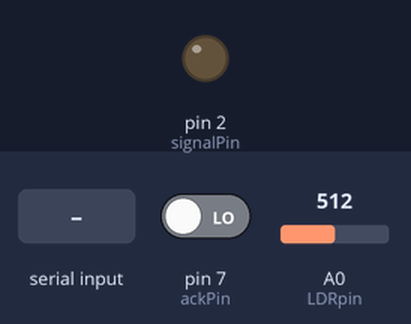
The sketch below on a simulated Arduino Uno, built with avr-gcc and run on an emulated ATmega328P. On the bench: output pins drawn as LEDs (lit = HIGH). The inputs (shaded band) are chosen by the test bench; at power-on: pin 7 (ackPin) LOW, A0 (LDRpin) = 512. What the sketch prints to the serial monitor is not drawn.

Above: at 3.2 s.
3.3 s: pin 7 (ackPin) driven HIGH
At 3.9 s:
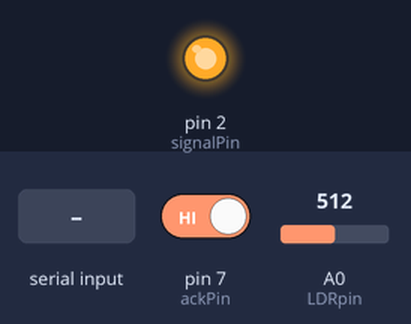
4.8 s: pin 7 (ackPin) driven LOW
7.8 s: "k\n" received over Serial
9.3 s: byte 10 ('\n') received over Serial
Timing chart, 0 to 12.3 s (numbered marks = the images above; inputs shaded):
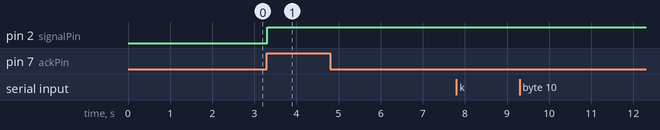

Measured:
- after the input at 3.3 s, pin 2 (signalPin): LOW → HIGH at once
- after the input at 4.8 s, every drawn part: stays the same
- after the input at 7.8 s, every drawn part: stays the same
- after the input at 9.3 s, every drawn part: stays the same

The sketch:

parcelDetector.ino
```cpp
#define LDRpin A0
#define signalPin 2
#define ackPin 7

#define settleSize 100
#define settleTime 10

int val;

int backgroundVal;
int thresh = 10;

String inputString = "";
boolean stringComplete = false;


void setup()
{
	Serial.begin(9600);
	pinMode(signalPin, OUTPUT);
	pinMode(ackPin, INPUT);

	inputString.reserve(200);

	settle();


}

void loop()
{
	detect();
	commandEvent();
	getCommand();

	// val = analogRead(LDRpin);
	// Serial.println(val);
	// delay(50);
}

void settle()
{
	int settleBit = 0;
	int vals[settleSize];
	int valSum;
	int valAvg1, valAvg2;

	while (settleBit != 1)
	{
		valSum = 0;

		for (int i=0; i<settleSize; i++)
		{
			vals[i] = analogRead(LDRpin);
			valSum += vals[i];
			delay(settleTime);
		}

		valAvg1 = valSum / settleSize;

		valSum = 0;

		for (int i=0; i<settleSize; i++)
		{
			vals[i] = analogRead(LDRpin);
			valSum += vals[i];
			delay(settleTime);
		}

		valAvg2 = valSum / settleSize;

		if((valAvg1 - valAvg2) < 5)
		{
			settleBit = 1;
			backgroundVal = ((valAvg2 + valAvg1) / 2);
			break;
		}

		else
		{
			Serial.println("Settle Failed");
		}
	}

	Serial.println("Settled");
	Serial.print(backgroundVal);
}

void detectTest()
{
	int setBit = 0;

	while(setBit != 1)
	{
		val = analogRead(LDRpin);

		if (val > (backgroundVal + thresh))
		{
			Serial.println("Sample Detected");
			setBit = 1;
		}


	}
}

void detect()
{
	while(digitalRead(ackPin))
	{
		val = analogRead(LDRpin);

		if (val > (backgroundVal + thresh))
		{
			digitalWrite(signalPin, HIGH);
		}

		else
		{
			digitalWrite(signalPin, LOW);
		}
	}

	Serial.println("Detect OFF");
}

void commandEvent()
{
	while (Serial.available())
	{
		char inChar = (char)Serial.read();
		inputString += inChar;

		if (inChar == '\n')
		{
			stringComplete = true;
		}
	}
}

void getCommand()
{
	if (stringComplete)
	{
		//Serial.println(inputString);
		stringComplete = false;

		if (inputString.charAt(0) == 'k')
		{
			Serial.println("Enter Number");
			inputString = "";

			while (stringComplete == false)
			{
				int inChar = Serial.read();

				if (isDigit(inChar))
				{
				  inputString += (char)inChar;
				}

				if (inChar == '\n')
				{
					stringComplete = true;
				}
			}

			//Serial.println(inputString.toInt());
		}


	}
}
```
